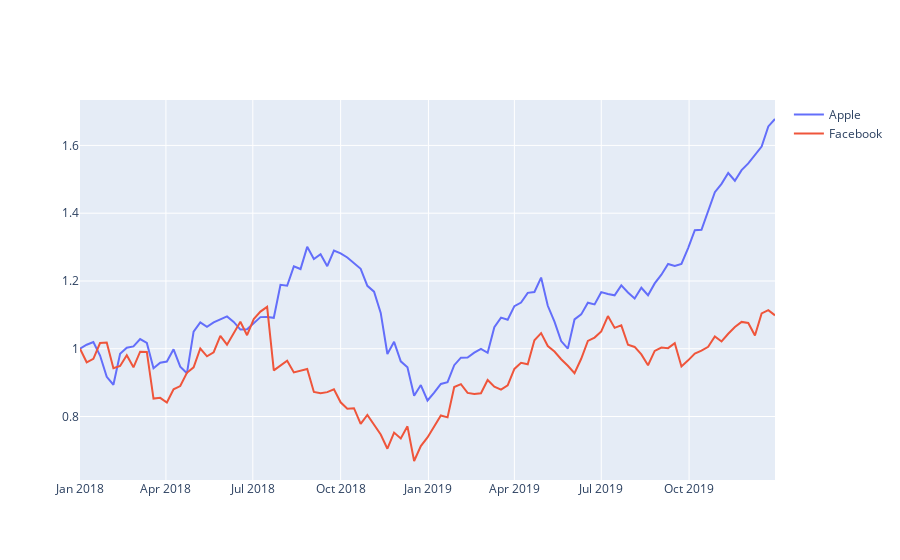

The notebook cell this image was saved under:
### Code cell
fig = go.Figure()
fig.add_trace(go.Scatter(x=df.date, y=df.AAPL, mode="lines", name='Apple'))
fig.add_trace(go.Scatter(x=df.date, y=df.FB, mode="lines", name='Facebook'))
